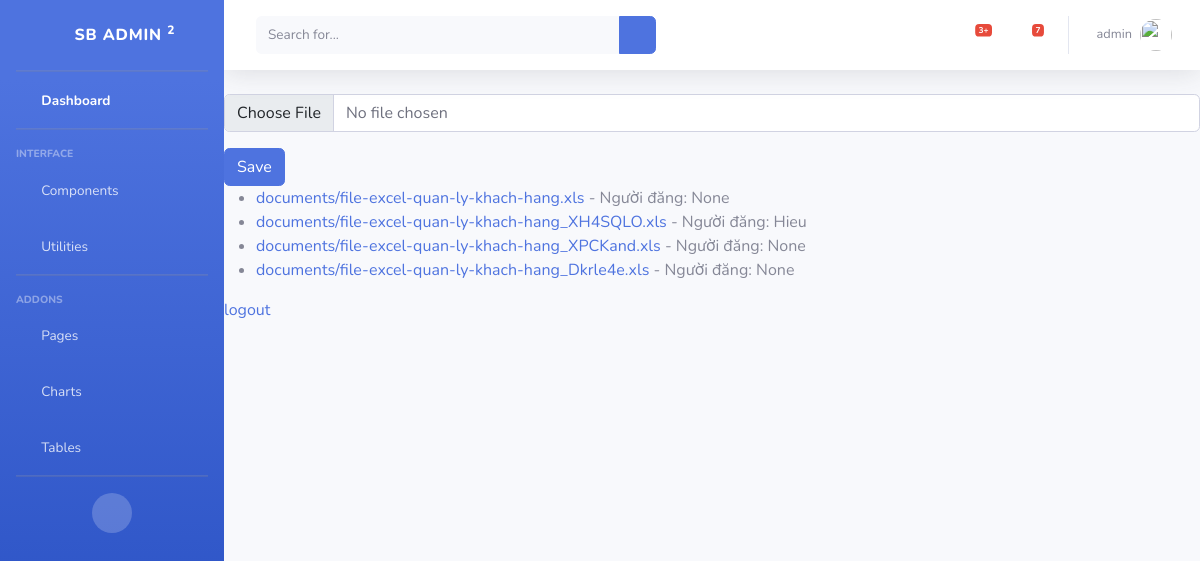
Before: / (signed in) with the older database file.
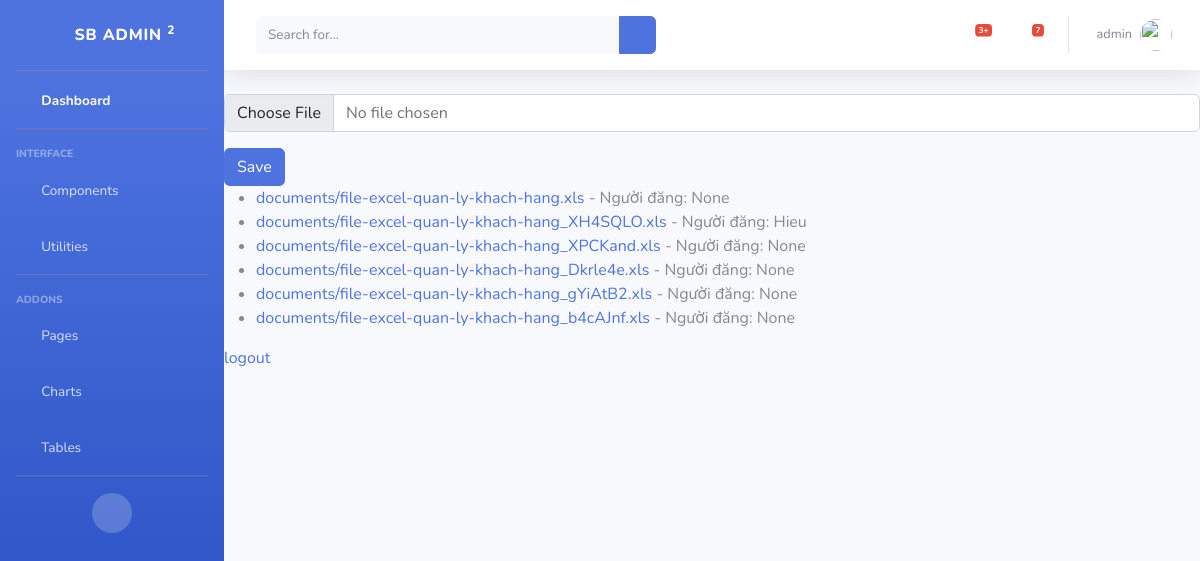
After: the same page with the newer database file.
### core/models.py (models this page shows, shortened)
class FileHandler(models.Model):
    file_upload = models.FileField(upload_to=file_path,validators=[FileExtensionValidator(allowed_extensions=['xls', 'xlsx'])])
    posted_by = models.ForeignKey(settings.AUTH_USER_MODEL, null=True,
        verbose_name="posted by", on_delete=models.SET_NULL)

### core/views.py (the view, shortened to what this page needs)
# urls.py: path('',IndexView.as_view(),name='index'),
@method_decorator(login_required(login_url='core:login'), name='dispatch')
class IndexView(TemplateView):
    template_name = 'core/index.html'
    def get_context_data(self,**kwargs):
        context =  super().get_context_data(**kwargs)
        get_files = FileHandler.objects.all()
        context['form'] = FileHandlerForm()  # Khởi tạo một instance của form
        context['get_files'] = get_files
        context = {'form':FileHandlerForm,'get_files':get_files}
        return context

### templates/core/index.html (shortened to what this page needs)
{% extends "layouts/layout.html" %}
{% load widget_tweaks %}
{% block content %}
    <form method="POST"  enctype="multipart/form-data">
        <div class="form-group">
            {{ form.file_upload |add_class:"form-control" }}
        </div>
        <button type="submit" class="btn btn-primary">Save</button>
    </form>
    <ul>
        {% for item in get_files %}
        <li><a href="{{ item.file_upload.url }}" downlaod>{{item.file_upload}}</a>   -   Người đăng: {{item.posted_by}}</li>
        {% endfor %}
    </ul>
    <a href="{% url "core:logout" %}"> logout</a>
{% endblock %}

### templates/layouts/layout.html (shortened to what this page needs)
{% load static %}
<!DOCTYPE html>
{% load widget_tweaks %}
<html lang="en">
<head>
    <link href="https://cdn.jsdelivr.net/npm/bootstrap@5.0.0-beta3/dist/css/bootstrap.min.css" rel="stylesheet">
    <link href="{%static 'vendor/fontawesome-free/css/all.min.css' %}" rel="stylesheet" type="text/css">
    <link href="{%static 'css/sb-admin-2.min.css' %}" rel="stylesheet ">
</head>
<body id="page-top">
    <div id="wrapper">
        {%include "layouts/sidebar.html" %}
        <div id="content-wrapper" class="d-flex flex-column">
            <div id="content">
                {%include "layouts/header.html"%}
                <div class="content-fluid">
                    {% block content %}{% endblock %}
                </div>
            </div>
        </div>
    </div>
</body>
</html>

### templates/layouts/sidebar.html (shortened to what this page needs)
<ul class="navbar-nav bg-gradient-primary sidebar sidebar-dark accordion" id="accordionSidebar">
    <a class="sidebar-brand d-flex align-items-center justify-content-center" href="index.html">
        <div class="sidebar-brand-icon rotate-n-15">
            <i class="fas fa-laugh-wink"></i>
        </div>
        <div class="sidebar-brand-text mx-3">SB Admin <sup>2</sup></div>
    </a>
    <hr class="sidebar-divider my-0">
    <li class="nav-item active">
        <a class="nav-link" href="index.html">
            <i class="fas fa-fw fa-tachometer-alt"></i>
            <span>Dashboard</span></a>
    </li>
    <hr class="sidebar-divider">
    <div class="sidebar-heading">
        Interface
    </div>
    <li class="nav-item">
        <a class="nav-link collapsed" href="#" data-toggle="collapse" data-target="#collapseTwo"
            aria-expanded="true" aria-controls="collapseTwo">
            <i class="fas fa-fw fa-cog"></i>
            <span>Components</span>
        </a>
    </li>
    <li class="nav-item">
        <a class="nav-link collapsed" href="#" data-toggle="collapse" data-target="#collapseUtilities"
            aria-expanded="true" aria-controls="collapseUtilities">
            <i class="fas fa-fw fa-wrench"></i>
            <span>Utilities</span>
        </a>
    </li>
    <hr class="sidebar-divider">
    <div class="sidebar-heading">
        Addons
    </div>
    <li class="nav-item">
        <a class="nav-link collapsed" href="#" data-toggle="collapse" data-target="#collapsePages"
            aria-expanded="true" aria-controls="collapsePages">
            <i class="fas fa-fw fa-folder"></i>
            <span>Pages</span>
        </a>
    </li>
    <li class="nav-item">
        <a class="nav-link" href="charts.html">
            <i class="fas fa-fw fa-chart-area"></i>
            <span>Charts</span></a>
    </li>
    <li class="nav-item">
        <a class="nav-link" href="tables.html">
            <i class="fas fa-fw fa-table"></i>
            <span>Tables</span></a>
    </li>
    <hr class="sidebar-divider d-none d-md-block">
    <div class="text-center d-none d-md-inline">
        <button class="rounded-circle border-0" id="sidebarToggle"></button>
    </div>
</ul>

### templates/layouts/header.html (shortened to what this page needs)
<nav class="navbar navbar-expand navbar-light bg-white topbar mb-4 static-top shadow">
    <form
        class="d-none d-sm-inline-block form-inline mr-auto ml-md-3 my-2 my-md-0 mw-100 navbar-search">
        <div class="input-group">
            <input type="text" class="form-control bg-light border-0 small" placeholder="Search for..."
                aria-label="Search" aria-describedby="basic-addon2">
            <div class="input-group-append">
                <button class="btn btn-primary" type="button">
                    <i class="fas fa-search fa-sm"></i>
                </button>
            </div>
        </div>
    </form>
    <ul class="navbar-nav ml-auto">
        <li class="nav-item dropdown no-arrow mx-1">
            <a class="nav-link dropdown-toggle" href="#" id="alertsDropdown" role="button"
                data-toggle="dropdown" aria-haspopup="true" aria-expanded="false">
                <i class="fas fa-bell fa-fw"></i>
                <span class="badge badge-danger badge-counter">3+</span>
            </a>
        </li>
        <li class="nav-item dropdown no-arrow mx-1">
            <a class="nav-link dropdown-toggle" href="#" id="messagesDropdown" role="button"
                data-toggle="dropdown" aria-haspopup="true" aria-expanded="false">
                <i class="fas fa-envelope fa-fw"></i>
                <span class="badge badge-danger badge-counter">7</span>
            </a>
        </li>
        {% if user.is_authenticated %}
        <li class="nav-item dropdown no-arrow">
            <a class="nav-link dropdown-toggle" href="#" id="userDropdown" role="button"
                data-toggle="dropdown" aria-haspopup="true" aria-expanded="false">
                <span class="mr-2 d-none d-lg-inline text-gray-600 small">{{user.username}}</span>
                <img class="img-profile rounded-circle"
                    src="img/undraw_profile.svg">
            </a>
        </li>
        {% endif %}
    </ul>
</nav>

Changed rows visible on the page:
added FileHandler: file_upload "documents/file-excel-quan-ly-khach-hang_gYiAtB2.xls", posted_by "None"
added FileHandler: file_upload "documents/file-excel-quan-ly-khach-hang_b4cAJnf.xls", posted_by "None"
